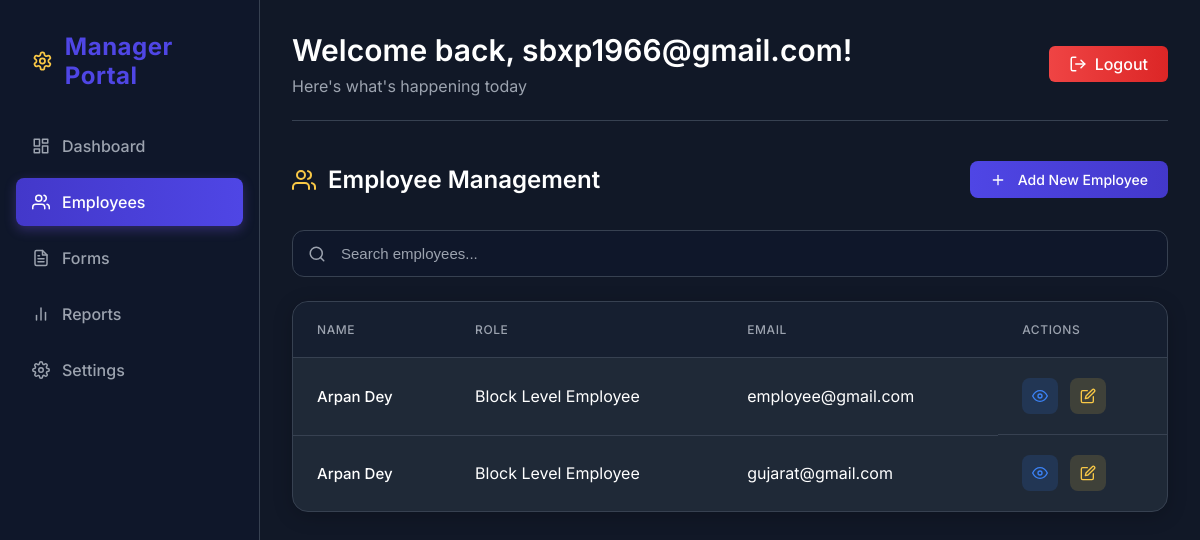
Screenshot of /manager/employees/ (signed in) with the database file from the repository.
### accounts/models.py (models this page shows, shortened)
class User(AbstractUser):
    ADMIN = 'admin'
    DISTRICT_EMPLOYEE = 'district_employee'
    BLOCK_EMPLOYEE = 'block_employee'
    ROLE_CHOICES = [
        (ADMIN, 'Admin'),
        (DISTRICT_EMPLOYEE, 'District Level Employee'),
        (BLOCK_EMPLOYEE, 'Block Level Employee'),
    ]
    username = None
    email = models.EmailField(_('email address'), unique=True)
    role = models.CharField(max_length=20, choices=ROLE_CHOICES, default=ADMIN)
    state = models.CharField(max_length=100, blank=True, null=True)
    district = models.CharField(max_length=100, blank=True, null=True)
    block = models.CharField(max_length=100, blank=True, null=True)
    id = models.AutoField(primary_key=True)
    phone_number = models.CharField(max_length=15, blank=True, null=True)
    USERNAME_FIELD = 'email'
    REQUIRED_FIELDS = []
    objects = CustomUserManager()

### managerdashboard/views.py (the view)
# urls.py: path('employees/', views.employee_list, name='employee_list'),
@login_required
@manager_required
def employee_list(request):
    employees = User.objects.filter(role__in=[User.DISTRICT_EMPLOYEE, User.BLOCK_EMPLOYEE])
    context = {
        'employees': employees,
        'user': request.user,
    }
    return render(request, 'managerdashboard/employee_list.html', context)

### templates/managerdashboard/employee_list.html (shortened to what this page needs)
{% extends 'managerdashboard/dashboard.html' %}
{% load static %}
{% block main_content %}
<div class="employee-list-container">
    <div class="page-header">
        <h2>
            Employee Management
        </h2>
        <a href="{% url 'managerdashboard:add_employee' %}" class="btn-add-employee">
            <svg xmlns="http://www.w3.org/2000/svg" width="16" height="16" viewBox="0 0 24 24" fill="none" stroke="currentColor" stroke-width="2" stroke-linecap="round" stroke-linejoin="round">
                <line x1="12" y1="5" x2="12" y2="19"></line>
                <line x1="5" y1="12" x2="19" y2="12"></line>
            </svg>
            Add New Employee
        </a>
    </div>
    <div class="employee-search">
        <svg class="search-icon" xmlns="http://www.w3.org/2000/svg" width="18" height="18" viewBox="0 0 24 24" fill="none" stroke="currentColor" stroke-width="2" stroke-linecap="round" stroke-linejoin="round">
            <circle cx="11" cy="11" r="8"></circle>
            <line x1="21" y1="21" x2="16.65" y2="16.65"></line>
        </svg>
        <input type="text" id="employeeSearch" placeholder="Search employees..." class="search-input">
    </div>
    {% if employees %}
        <div class="employee-table-container">
            <table class="employee-table">
                <thead>
                    <tr>
                        <th>Name</th>
                        <th>Role</th>
                        <th>Email</th>
                        <th>Actions</th>
                    </tr>
                </thead>
                <tbody>
                    {% for employee in employees %}
                    <tr class="employee-row">
                        <td>
                            <div class="employee-name">{{ employee.get_full_name }}</div>
                        </td>
                        <td>{{ employee.get_role_display }}</td>
                        <td>{{ employee.email }}</td>
                        <td class="actions">
                            <a href="#" class="btn-action btn-view" title="View Details">
                                <svg xmlns="http://www.w3.org/2000/svg" width="16" height="16" viewBox="0 0 24 24" fill="none" stroke="currentColor" stroke-width="2" stroke-linecap="round" stroke-linejoin="round">
                                    <path d="M1 12s4-8 11-8 11 8 11 8-4 8-11 8-11-8-11-8z"></path>
                                    <circle cx="12" cy="12" r="3"></circle>
                                </svg>
                            </a>
                            <a href="#" class="btn-action btn-edit" title="Edit">
                            </a>
                        </td>
                    </tr>
                    {% endfor %}
                </tbody>
            </table>
        </div>
    {% endif %}
</div>
{% endblock %}

### templates/managerdashboard/dashboard.html (shortened to what this page needs)
{% load static %}
<!DOCTYPE html>
<html lang="en">
<head>
    <link rel="stylesheet" href="{% static 'css/manager-dashboard.css' %}">
    <link rel="stylesheet" href="{% static 'css/form-builder.css' %}">
</head>
<body>
    <div class="dashboard-container">
        <aside class="sidebar">
            <div class="sidebar-header">
                <h2>
                    <span>Manager Portal</span>
                </h2>
            </div>
            <nav class="sidebar-nav">
                <ul>
                    <li class="{% if request.resolver_match.url_name == 'manager_dashboard' %}active{% endif %}">
                        <a href="{% url 'managerdashboard:manager_dashboard' %}">
                            <span>Dashboard</span>
                        </a>
                    </li>
                    <li class="{% if request.resolver_match.url_name == 'employee_list' %}active{% endif %}">
                        <a href="{% url 'managerdashboard:employee_list' %}">
                            <span>Employees</span>
                        </a>
                    </li>
                    <li class="{% if request.resolver_match.url_name == 'forms_list' %}active{% endif %}">
                        <a href="{% url 'managerdashboard:forms_list' %}">
                            <span>Forms</span>
                        </a>
                    </li>
                    <li>
                        <a href="#">
                            <svg xmlns="http://www.w3.org/2000/svg" width="24" height="24" viewBox="0 0 24 24" fill="none" stroke="currentColor" stroke-width="2" stroke-linecap="round" stroke-linejoin="round">
                                <line x1="18" y1="20" x2="18" y2="10"></line>
                                <line x1="12" y1="20" x2="12" y2="4"></line>
                                <line x1="6" y1="20" x2="6" y2="14"></line>
                            </svg>
                            <span>Reports</span>
                        </a>
                    </li>
                    <li>
                        <a href="#">
                            <span>Settings</span>
                        </a>
                    </li>
                </ul>
            </nav>
        </aside>
        <main class="main-content main-with-sidebar">
            <header class="top-bar">
                <div class="welcome-text">
                    <h1>Welcome back, {{ user.get_full_name|default:user.email }}!</h1>
                    <p>Here's what's happening today</p>
                </div>
                <div class="user-menu">
                    <a href="{% url 'login' %}" class="logout-btn">
                        Logout
                    </a>
                </div>
            </header>
            {% block main_content %}{% endblock %}
        </main>
    </div>
</body>
</html>

### rows the page displays
User: get_full_name "sbxp1966@gmail.com"
User: get_full_name "Arpan Dey", role "Block Level Employee", email "employee@gmail.com"
User: get_full_name "Arpan Dey", role "Block Level Employee", email "gujarat@gmail.com"
